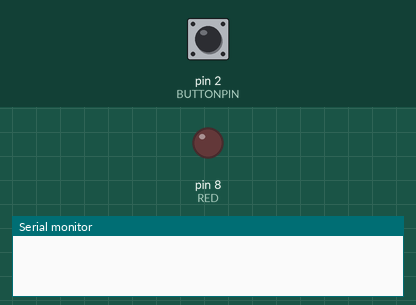
Simulated run of this sketch. Board: Arduino Uno, built with avr-gcc and run on an emulated ATmega328P. Shown: output pins drawn as LEDs (lit = HIGH), the last lines printed to the serial monitor. The test bench sets the inputs (shaded band); at power-on: pin 2 (BUTTONPIN) LOW.

Above: at 1.2 s.
1.3 s: pin 2 (BUTTONPIN) pulled HIGH for 0.15 s
At 2.0 s:
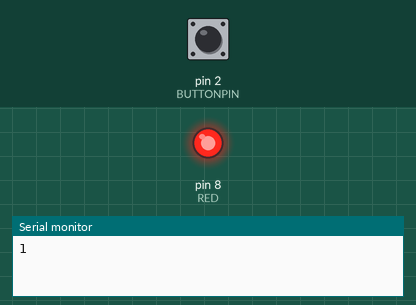
2.9 s: pin 2 (BUTTONPIN) pulled HIGH for 1 s
At 3.2 s:
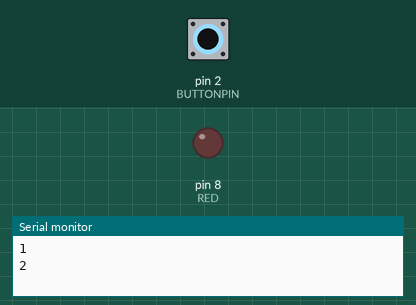
5.4 s: pin 2 (BUTTONPIN) pulled HIGH for 3.2 s
At 6.3 s:
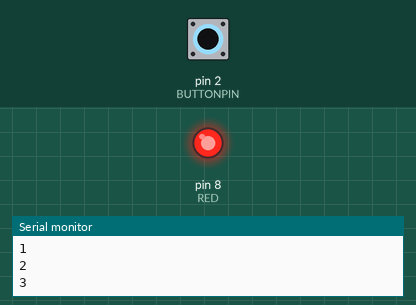
Timing chart, 0 to 8.4 s (numbered marks = the images above; inputs shaded):
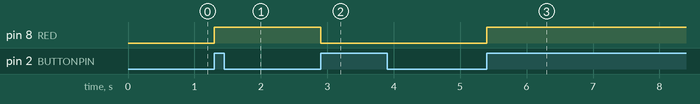

The sketch:

Interrupt.ino
```cpp
// C++ code
#define BUTTONPIN 2
#define RED 8
volatile bool buttonPress = false;
volatile int count = 0;

volatile unsigned long timeStart;
unsigned long debounceDelay = 50;
int LEDSTATE = LOW;

void buttonPressLed() {
  if (LEDSTATE == LOW) {
    LEDSTATE = HIGH;
  } else {
    LEDSTATE = LOW;
  }
  digitalWrite(RED, LEDSTATE);
}

void buttonRiseInterrupt() {
  unsigned long timeNow = millis();
  if (timeNow - timeStart > debounceDelay) {
    timeStart = timeNow;
    buttonPress = true;
  }
}
void setup() {
  timeStart = millis();
  Serial.begin(115200);
  pinMode(RED, OUTPUT);
  pinMode(BUTTONPIN, INPUT);
  digitalWrite(RED, LEDSTATE);
  attachInterrupt(digitalPinToInterrupt(BUTTONPIN),
                  buttonRiseInterrupt, RISING);
}

void loop() {
  if (buttonPress) {
    buttonPress = false;
    buttonPressLed();
    count += 1;
    Serial.println(count);
  }
}
```

Measured:
- after the input at 1.3 s, pin 8 (RED): LOW → HIGH at once
- after the input at 2.9 s, pin 8 (RED): HIGH → LOW at once
- after the input at 5.4 s, pin 8 (RED): LOW → HIGH at once
